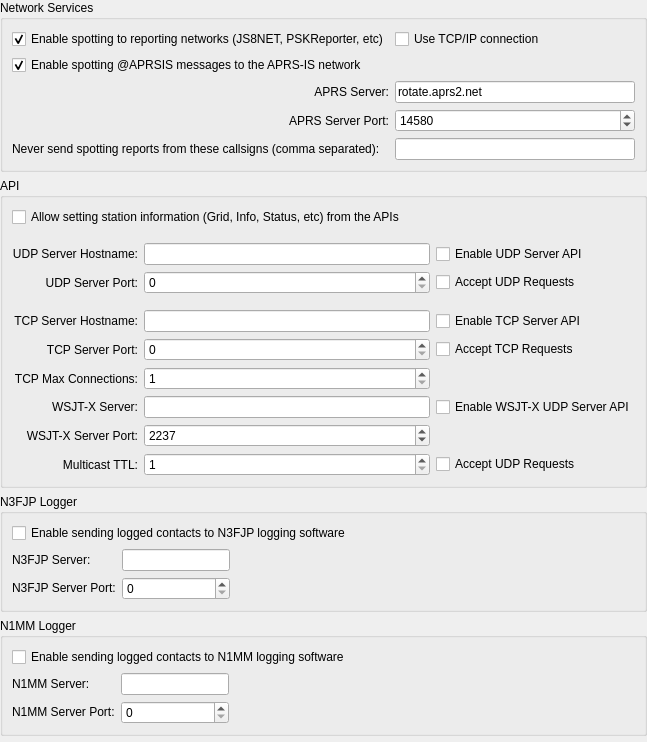
         <widget class="QWidget" name="scrollAreaWidgetContents_6">
          <property name="geometry">
           <rect>
            <x>0</x>
            <y>0</y>
            <width>647</width>
            <height>722</height>
           </rect>
          </property>
          <layout class="QVBoxLayout" name="verticalLayout_30">
           <property name="leftMargin">
            <number>0</number>
           </property>
           <property name="topMargin">
            <number>0</number>
           </property>
           <property name="rightMargin">
            <number>0</number>
           </property>
           <property name="bottomMargin">
            <number>0</number>
           </property>
           <item>
            <widget class="QGroupBox" name="network_group_box">
             <property name="title">
              <string>Network Services</string>
             </property>
             <layout class="QGridLayout" name="gridLayout_9">
              <item row="2" column="0">
               <widget class="QLabel" name="udp_server_label_2">
                <property name="text">
                 <string>APRS Server:</string>
                </property>
                <property name="alignment">
                 <set>Qt::AlignmentFlag::AlignRight|Qt::AlignmentFlag::AlignTrailing|Qt::AlignmentFlag::AlignVCenter</set>
                </property>
                <property name="buddy">
                 <cstring>udp_server_line_edit</cstring>
                </property>
               </widget>
              </item>
              <item row="3" column="0">
               <widget class="QLabel" name="label_18">
                <property name="text">
                 <string>APRS Server Port:</string>
                </property>
                <property name="alignment">
                 <set>Qt::AlignmentFlag::AlignRight|Qt::AlignmentFlag::AlignTrailing|Qt::AlignmentFlag::AlignVCenter</set>
                </property>
                <property name="buddy">
                 <cstring>udp_server_port_spin_box</cstring>
                </property>
               </widget>
              </item>
              <item row="4" column="1" colspan="2">
               <widget class="QLineEdit" name="spot_blacklist_line_edit"/>
              </item>
              <item row="2" column="1" colspan="2">
               <widget class="QLineEdit" name="aprs_server_line_edit">
                <property name="sizePolicy">
                 <sizepolicy hsizetype="Preferred" vsizetype="Fixed">
                  <horstretch>0</horstretch>
                  <verstretch>0</verstretch>
                 </sizepolicy>
                </property>
                <property name="toolTip">
                 <string>&lt;html&gt;&lt;head/&gt;&lt;body&gt;&lt;p&gt;Optional hostname of APRS server to send spots to.&lt;/p&gt;&lt;p&gt;Formats:&lt;/p&gt;&lt;ul style=&quot;margin-top: 0px; margin-bottom: 0px; margin-left: 0px; margin-right: 0px; -qt-list-indent: 1;&quot;&gt;&lt;li style=&quot; margin-top:12px; margin-bottom:0px; margin-left:0px; margin-right:0px; -qt-block-indent:0; text-indent:0px;&quot;&gt;hostname&lt;/li&gt;&lt;li style=&quot; margin-top:0px; margin-bottom:0px; margin-left:0px; margin-right:0px; -qt-block-indent:0; text-indent:0px;&quot;&gt;IPv4 address&lt;/li&gt;&lt;li style=&quot; margin-top:0px; margin-bottom:0px; margin-left:0px; margin-right:0px; -qt-block-indent:0; text-indent:0px;&quot;&gt;IPv6 address&lt;/li&gt;&lt;li style=&quot; margin-top:0px; margin-bottom:0px; margin-left:0px; margin-right:0px; -qt-block-indent:0; text-indent:0px;&quot;&gt;IPv4 multicast group address&lt;/li&gt;&lt;li style=&quot; margin-top:0px; margin-bottom:0px; margin-left:0px; margin-right:0px; -qt-block-indent:0; text-indent:0px;&quot;&gt;IPv6 multicast group address&lt;/li&gt;&lt;/ul&gt;&lt;p&gt;Clearing this field will disable the spotting to APRS.&lt;/p&gt;&lt;/body&gt;&lt;/html&gt;</string>
                </property>
                <property name="inputMethodHints">
                 <set>Qt::InputMethodHint::ImhDigitsOnly</set>
                </property>
                <property name="text">
                 <string>rotate.aprs2.net</string>
                </property>
               </widget>
              </item>
              <item row="0" column="1" colspan="2">
               <widget class="QCheckBox" name="psk_reporter_tcpip_check_box">
                <property name="toolTip">
                 <string>&lt;html&gt;&lt;head/&gt;&lt;body&gt;&lt;p&gt;Check this option if a reliable connection is needed&lt;/p&gt;&lt;p&gt;Most users do not need this, the default uses UDP which is more efficient. Only check this if you have evidence that UDP traffic from you to PSK Reporter is being lost.&lt;/p&gt;&lt;/body&gt;&lt;/html&gt;</string>
                </property>
                <property name="text">
                 <string>Use TCP/IP connection</string>
                </property>
               </widget>
              </item>
              <item row="1" column="0" colspan="2">
               <widget class="QCheckBox" name="enable_aprs_spotting_check_box">
                <property name="text">
                 <string>Enable spotting @APRSIS messages to the APRS-IS network</string>
                </property>
                <property name="checked">
                 <bool>true</bool>
                </property>
               </widget>
              </item>
              <item row="4" column="0">
               <widget class="QLabel" name="label_31">
                <property name="text">
                 <string>Never send spotting reports from these callsigns (comma separated):</string>
                </property>
               </widget>
              </item>
              <item row="3" column="1" colspan="2">
               <widget class="QSpinBox" name="aprs_server_port_spin_box">
                <property name="toolTip">
                 <string>&lt;html&gt;&lt;head/&gt;&lt;body&gt;&lt;p&gt;Enter the service port number of the APRS server that should receive updates. If this is zero no updates will be broadcast.&lt;/p&gt;&lt;/body&gt;&lt;/html&gt;</string>
                </property>
                <property name="minimum">
                 <number>0</number>
                </property>
                <property name="maximum">
                 <number>65534</number>
                </property>
                <property name="value">
                 <number>14580</number>
                </property>
               </widget>
              </item>
              <item row="0" column="0">
               <widget class="QCheckBox" name="psk_reporter_check_box">
                <property name="toolTip">
                 <string>&lt;html&gt;&lt;head/&gt;&lt;body&gt;&lt;p&gt;The program can send your station details and all decoded signals with grid squares as spots to the http://pskreporter.info web site.&lt;/p&gt;&lt;p&gt;This is used for reverse beacon analysis which is very useful for assessing propagation and system performance.&lt;/p&gt;&lt;/body&gt;&lt;/html&gt;</string>
                </property>
                <property name="text">
                 <string>Enable spotting to reporting networks (JS8NET, PSKReporter, etc)</string>
                </property>
                <property name="checked">
                 <bool>true</bool>
                </property>
               </widget>
              </item>
             </layout>
            </widget>
           </item>
           <item>
            <widget class="QGroupBox" name="groupBox_4">
             <property name="title">
              <string>API</string>
             </property>
             <layout class="QGridLayout" name="gridLayout_16">
              <item row="6" column="1">
               <widget class="QLineEdit" name="tcp_server_line_edit"/>
              </item>
              <item row="3" column="1">
               <widget class="QLineEdit" name="udp_server_line_edit">
                <property name="sizePolicy">
                 <sizepolicy hsizetype="Preferred" vsizetype="Fixed">
                  <horstretch>0</horstretch>
                  <verstretch>0</verstretch>
                 </sizepolicy>
                </property>
                <property name="toolTip">
                 <string>&lt;html&gt;&lt;head/&gt;&lt;body&gt;&lt;p&gt;Optional hostname of network service to receive decodes.&lt;/p&gt;&lt;p&gt;Formats:&lt;/p&gt;&lt;ul style=&quot;margin-top: 0px; margin-bottom: 0px; margin-left: 0px; margin-right: 0px; -qt-list-indent: 1;&quot;&gt;&lt;li style=&quot; margin-top:12px; margin-bottom:0px; margin-left:0px; margin-right:0px; -qt-block-indent:0; text-indent:0px;&quot;&gt;hostname&lt;/li&gt;&lt;li style=&quot; margin-top:0px; margin-bottom:0px; margin-left:0px; margin-right:0px; -qt-block-indent:0; text-indent:0px;&quot;&gt;IPv4 address&lt;/li&gt;&lt;li style=&quot; margin-top:0px; margin-bottom:0px; margin-left:0px; margin-right:0px; -qt-block-indent:0; text-indent:0px;&quot;&gt;IPv6 address&lt;/li&gt;&lt;li style=&quot; margin-top:0px; margin-bottom:0px; margin-left:0px; margin-right:0px; -qt-block-indent:0; text-indent:0px;&quot;&gt;IPv4 multicast group address&lt;/li&gt;&lt;li style=&quot; margin-top:0px; margin-bottom:0px; margin-left:0px; margin-right:0px; -qt-block-indent:0; text-indent:0px;&quot;&gt;IPv6 multicast group address&lt;/li&gt;&lt;/ul&gt;&lt;p&gt;Clearing this field will disable the broadcasting of UDP status updates.&lt;/p&gt;&lt;/body&gt;&lt;/html&gt;</string>
                </property>
                <property name="inputMethodHints">
                 <set>Qt::InputMethodHint::ImhDigitsOnly</set>
                </property>
               </widget>
              </item>
              <item row="6" column="2">
               <widget class="QCheckBox" name="tcpEnable">
                <property name="toolTip">
                 <string>&lt;html&gt;&lt;head/&gt;&lt;body&gt;&lt;p&gt;Enable the application to send API information over a TCP Server&lt;/p&gt;&lt;/body&gt;&lt;/html&gt;</string>
                </property>
                <property name="text">
                 <string>Enable TCP Server API</string>
                </property>
               </widget>
              </item>
              <item row="6" column="0">
               <widget class="QLabel" name="label_16">
                <property name="text">
                 <string>TCP Server Hostname:</string>
                </property>
                <property name="alignment">
                 <set>Qt::AlignmentFlag::AlignRight|Qt::AlignmentFlag::AlignTrailing|Qt::AlignmentFlag::AlignVCenter</set>
                </property>
               </widget>
              </item>
              <item row="4" column="1">
               <widget class="QSpinBox" name="udp_server_port_spin_box">
                <property name="toolTip">
                 <string>&lt;html&gt;&lt;head/&gt;&lt;body&gt;&lt;p&gt;Enter the service port number of the UDP server that should receive updates. If this is zero no updates will be broadcast.&lt;/p&gt;&lt;/body&gt;&lt;/html&gt;</string>
                </property>
                <property name="minimum">
                 <number>0</number>
                </property>
                <property name="maximum">
                 <number>65534</number>
                </property>
               </widget>
              </item>
              <item row="7" column="2">
               <widget class="QCheckBox" name="accept_tcp_requests_check_box">
                <property name="toolTip">
                 <string>&lt;html&gt;&lt;head/&gt;&lt;body&gt;&lt;p&gt;With this enabled the app will accept certain requests back from a TCP client that receives decode messages.&lt;/p&gt;&lt;/body&gt;&lt;/html&gt;</string>
                </property>
                <property name="text">
                 <string>Accept TCP Requests</string>
                </property>
               </widget>
              </item>
              <item row="3" column="0">
               <widget class="QLabel" name="udp_server_label">
                <property name="text">
                 <string>UDP Server Hostname:</string>
                </property>
                <property name="alignment">
                 <set>Qt::AlignmentFlag::AlignRight|Qt::AlignmentFlag::AlignTrailing|Qt::AlignmentFlag::AlignVCenter</set>
                </property>
                <property name="buddy">
                 <cstring>udp_server_line_edit</cstring>
                </property>
               </widget>
              </item>
              <item row="7" column="1">
               <widget class="QSpinBox" name="tcp_server_port_spin_box">
                <property name="toolTip">
                 <string>&lt;html&gt;&lt;head/&gt;&lt;body&gt;&lt;p&gt;Enter the service port number of the TCP server. If this is zero then TCP server will not be started.&lt;/p&gt;&lt;/body&gt;&lt;/html&gt;</string>
                </property>
                <property name="maximum">
                 <number>65534</number>
                </property>
               </widget>
              </item>
              <item row="7" column="0">
               <widget class="QLabel" name="label_29">
                <property name="text">
                 <string>TCP Server Port:</string>
                </property>
                <property name="alignment">
                 <set>Qt::AlignmentFlag::AlignRight|Qt::AlignmentFlag::AlignTrailing|Qt::AlignmentFlag::AlignVCenter</set>
                </property>
               </widget>
              </item>
              <item row="8" column="1">
               <widget class="QSpinBox" name="tcp_max_connections_spin_box">
                <property name="toolTip">
                 <string>&lt;html&gt;&lt;head/&gt;&lt;body&gt;&lt;p&gt;Enter the maximum number of API connections allowed to the TCP server&lt;/p&gt;&lt;/body&gt;&lt;/html&gt;</string>
                </property>
                <property name="minimum">
                 <number>1</number>
                </property>
                <property name="maximum">
                 <number>100</number>
                </property>
               </widget>
              </item>
              <item row="4" column="0">
               <widget class="QLabel" name="label_6">
                <property name="text">
                 <string>UDP Server Port:</string>
                </property>
                <property name="alignment">
                 <set>Qt::AlignmentFlag::AlignRight|Qt::AlignmentFlag::AlignTrailing|Qt::AlignmentFlag::AlignVCenter</set>
                </property>
                <property name="buddy">
                 <cstring>udp_server_port_spin_box</cstring>
                </property>
               </widget>
              </item>
              <item row="0" column="0" colspan="2">
               <widget class="QCheckBox" name="use_dynamic_grid">
                <property name="toolTip">
                 <string>&lt;html&gt;&lt;head/&gt;&lt;body&gt;&lt;p&gt;Check to allow changes to grid, qtc, etc from external programs&lt;/p&gt;&lt;/body&gt;&lt;/html&gt;</string>
                </property>
                <property name="text">
                 <string>Allow setting station information (Grid, Info, Status, etc) from the APIs</string>
                </property>
               </widget>
              </item>
              <item row="8" column="0">
               <widget class="QLabel" name="label_30">
                <property name="text">
                 <string>TCP Max Connections:</string>
                </property>
                <property name="alignment">
                 <set>Qt::AlignmentFlag::AlignRight|Qt::AlignmentFlag::AlignTrailing|Qt::AlignmentFlag::AlignVCenter</set>
                </property>
               </widget>
              </item>
              <item row="9" column="0">
               <widget class="QLabel" name="wsjtx_server_label">
                <property name="text">
                 <string>WSJT-X Server:</string>
                </property>
                <property name="alignment">
                 <set>Qt::AlignmentFlag::AlignRight|Qt::AlignmentFlag::AlignTrailing|Qt::AlignmentFlag::AlignVCenter</set>
                </property>
                <property name="buddy">
                 <cstring>wsjtx_server_line_edit</cstring>
                </property>
               </widget>
              </item>
              <item row="9" column="1">
               <widget class="QLineEdit" name="wsjtx_server_line_edit">
                <property name="sizePolicy">
                 <sizepolicy hsizetype="Preferred" vsizetype="Fixed">
                  <horstretch>0</horstretch>
                  <verstretch>0</verstretch>
                 </sizepolicy>
                </property>
                <property name="toolTip">
                 <string>&lt;html&gt;&lt;head/&gt;&lt;body&gt;&lt;p&gt;Optional hostname of network service to receive WSJT-X protocol messages.&lt;/p&gt;&lt;p&gt;Formats:&lt;/p&gt;&lt;ul style=&quot;margin-top: 0px; margin-bottom: 0px; margin-left: 0px; margin-right: 0px; -qt-list-indent: 1;&quot;&gt;&lt;li style=&quot; margin-top:12px; margin-bottom:0px; margin-left:0px; margin-right:0px; -qt-block-indent:0; text-indent:0px;&quot;&gt;hostname&lt;/li&gt;&lt;li style=&quot; margin-top:0px; margin-bottom:0px; margin-left:0px; margin-right:0px; -qt-block-indent:0; text-indent:0px;&quot;&gt;IPv4 address&lt;/li&gt;&lt;li style=&quot; margin-top:0px; margin-bottom:0px; margin-left:0px; margin-right:0px; -qt-block-indent:0; text-indent:0px;&quot;&gt;IPv6 address&lt;/li&gt;&lt;li style=&quot; margin-top:0px; margin-bottom:0px; margin-left:0px; margin-right:0px; -qt-block-indent:0; text-indent:0px;&quot;&gt;IPv4 multicast group address&lt;/li&gt;&lt;li style=&quot; margin-top:0px; margin-bottom:0px; margin-left:0px; margin-right:0px; -qt-block-indent:0; text-indent:0px;&quot;&gt;IPv6 multicast group address&lt;/li&gt;&lt;/ul&gt;&lt;p&gt;Clearing this field will disable the broadcasting of WSJT-X protocol messages.&lt;/p&gt;&lt;/body&gt;&lt;/html&gt;</string>
                </property>
                <property name="inputMethodHints">
                 <set>Qt::InputMethodHint::ImhDigitsOnly</set>
                </property>
               </widget>
              </item>
              <item row="9" column="2">
               <widget class="QCheckBox" name="wsjtx_enable_check_box">
                <property name="toolTip">
                 <string>&lt;html&gt;&lt;head/&gt;&lt;body&gt;&lt;p&gt;Enable the application to send WSJT-X protocol information to UDP Servers&lt;/p&gt;&lt;/body&gt;&lt;/html&gt;</string>
                </property>
                <property name="text">
                 <string>Enable WSJT-X UDP Server API</string>
                </property>
               </widget>
              </item>
              <item row="10" column="0">
               <widget class="QLabel" name="wsjtx_server_port_label">
                <property name="text">
                 <string>WSJT-X Server Port:</string>
                </property>
                <property name="alignment">
                 <set>Qt::AlignmentFlag::AlignRight|Qt::AlignmentFlag::AlignTrailing|Qt::AlignmentFlag::AlignVCenter</set>
                </property>
                <property name="buddy">
                 <cstring>wsjtx_server_port_spin_box</cstring>
                </property>
               </widget>
              </item>
              <item row="10" column="1">
               <widget class="QSpinBox" name="wsjtx_server_port_spin_box">
                <property name="toolTip">
                 <string>&lt;html&gt;&lt;head/&gt;&lt;body&gt;&lt;p&gt;Enter the service port number of the WSJT-X UDP server that should receive updates. If this is zero no updates will be sent. Default is 2237.&lt;/p&gt;&lt;/body&gt;&lt;/html&gt;</string>
                </property>
                <property name="minimum">
                 <number>0</number>
                </property>
                <property name="maximum">
                 <number>65534</number>
                </property>
                <property name="value">
                 <number>2237</number>
                </property>
               </widget>
              </item>
              <item row="11" column="0">
               <widget class="QLabel" name="wsjtx_TTL_label">
                <property name="text">
                 <string>Multicast TTL:</string>
                </property>
                <property name="alignment">
                 <set>Qt::AlignmentFlag::AlignRight|Qt::AlignmentFlag::AlignTrailing|Qt::AlignmentFlag::AlignVCenter</set>
                </property>
                <property name="buddy">
                 <cstring>wsjtx_TTL_spin_box</cstring>
                </property>
               </widget>
              </item>
              <item row="11" column="1">
               <widget class="QSpinBox" name="wsjtx_TTL_spin_box">
                <property name="toolTip">
                 <string>&lt;html&gt;&lt;head/&gt;&lt;body&gt;&lt;p&gt;Sets the number of router hops that multicast datagrams are allowed to make. Almost everyone should set this to 1 to keep outgoing multicast traffic within the local subnet.&lt;/p&gt;&lt;/body&gt;&lt;/html&gt;</string>
                </property>
                <property name="minimum">
                 <number>1</number>
                </property>
                <property name="maximum">
                 <number>255</number>
                </property>
                <property name="value">
                 <number>1</number>
                </property>
               </widget>
              </item>
              <item row="11" column="2">
               <widget class="QCheckBox" name="wsjtx_accept_requests_check_box">
                <property name="toolTip">
                 <string>&lt;html&gt;&lt;head/&gt;&lt;body&gt;&lt;p&gt;With this enabled JS8Call will accept certain requests from a UDP client sending WSJT-X protocol messages.&lt;/p&gt;&lt;/body&gt;&lt;/html&gt;</string>
                </property>
                <property name="text">
                 <string>Accept UDP Requests</string>
                </property>
               </widget>
              </item>
              <item row="1" column="0" colspan="3">
               <spacer name="verticalSpacer_8">
                <property name="orientation">
                 <enum>Qt::Orientation::Vertical</enum>
                </property>
                <property name="sizeType">
                 <enum>QSizePolicy::Policy::Fixed</enum>
                </property>
                <property name="sizeHint" stdset="0">
                 <size>
                  <width>20</width>
                  <height>10</height>
                 </size>
                </property>
               </spacer>
              </item>
              <item row="5" column="0" colspan="3">
               <spacer name="verticalSpacer_20">
                <property name="orientation">
                 <enum>Qt::Orientation::Vertical</enum>
                </property>
                <property name="sizeType">
                 <enum>QSizePolicy::Policy::Fixed</enum>
                </property>
                <property name="sizeHint" stdset="0">
                 <size>
                  <width>20</width>
                  <height>10</height>
                 </size>
                </property>
               </spacer>
              </item>
              <item row="4" column="2">
               <widget class="QCheckBox" name="accept_udp_requests_check_box">
                <property name="toolTip">
                 <string>&lt;html&gt;&lt;head/&gt;&lt;body&gt;&lt;p&gt;With this enabled the app will accept certain requests back from a UDP server that receives decode messages.&lt;/p&gt;&lt;/body&gt;&lt;/html&gt;</string>
                </property>
                <property name="text">
                 <string>Accept UDP Requests</string>
                </property>
               </widget>
              </item>
              <item row="3" column="2">
               <widget class="QCheckBox" name="udpEnable">
                <property name="toolTip">
                 <string>&lt;html&gt;&lt;head/&gt;&lt;body&gt;&lt;p&gt;Enable the application to send API information to UDP Servers&lt;/p&gt;&lt;/body&gt;&lt;/html&gt;</string>
                </property>
                <property name="text">
                 <string>Enable UDP Server API</string>
                </property>
               </widget>
              </item>
             </layout>
            </widget>
           </item>
           <item>
            <widget class="QGroupBox" name="groupBox_11">
             <property name="title">
              <string>N3FJP Logger</string>
             </property>
             <layout class="QFormLayout" name="formLayout_12">
              <item row="0" column="0">
               <widget class="QCheckBox" name="enable_n3fjp_broadcast_check_box">
                <property name="text">
                 <string>Enable sending logged contacts to N3FJP logging software</string>
                </property>
               </widget>
              </item>
              <item row="1" column="0">
               <layout class="QFormLayout" name="formLayout_20">
                <item row="0" column="0">
                 <widget class="QLabel" name="n3fjp_server_name_label">
                  <property name="text">
                   <string>&lt;html&gt;&lt;head/&gt;&lt;body&gt;&lt;p&gt;N3FJP Server:&lt;/p&gt;&lt;/body&gt;&lt;/html&gt;</string>
                  </property>
                 </widget>
                </item>
                <item row="0" column="1">
                 <widget class="QLineEdit" name="n3fjp_server_name_line_edit">
                  <property name="toolTip">
                   <string>&lt;html&gt;&lt;head/&gt;&lt;body&gt;&lt;p&gt;Optional host name of N3FJP software to receive logged contacts. This is usually 'localhost' or ip address 127.0.0.1&lt;/p&gt;&lt;p&gt;Formats:&lt;/p&gt;&lt;ul style=&quot;margin-top: 0px; margin-bottom: 0px; margin-left: 0px; margin-right: 0px; -qt-list-indent: 1;&quot;&gt;&lt;li style=&quot; margin-top:12px; margin-bottom:0px; margin-left:0px; margin-right:0px; -qt-block-indent:0; text-indent:0px;&quot;&gt;hostname&lt;/li&gt;&lt;li style=&quot; margin-top:0px; margin-bottom:0px; margin-left:0px; margin-right:0px; -qt-block-indent:0; text-indent:0px;&quot;&gt;IPv4 address&lt;/li&gt;&lt;li style=&quot; margin-top:0px; margin-bottom:0px; margin-left:0px; margin-right:0px; -qt-block-indent:0; text-indent:0px;&quot;&gt;IPv6 address&lt;/li&gt;&lt;li style=&quot; margin-top:0px; margin-bottom:0px; margin-left:0px; margin-right:0px; -qt-block-indent:0; text-indent:0px;&quot;&gt;IPv4 multicast group address&lt;/li&gt;&lt;li style=&quot; margin-top:0px; margin-bottom:0px; margin-left:0px; margin-right:0px; -qt-block-indent:0; text-indent:0px;&quot;&gt;IPv6 multicast group address&lt;/li&gt;&lt;/ul&gt;&lt;p&gt;Clearing this field will disable broadcasting of ADIF information via UDP.&lt;/p&gt;&lt;/body&gt;&lt;/html&gt;</string>
                  </property>
                 </widget>
                </item>
                <item row="1" column="0">
                 <widget class="QLabel" name="n3fjp_server_port_label">
                  <property name="text">
                   <string>&lt;html&gt;&lt;head/&gt;&lt;body&gt;&lt;p&gt;N3FJP Server Port:&lt;/p&gt;&lt;/body&gt;&lt;/html&gt;</string>
                  </property>
                 </widget>
                </item>
                <item row="1" column="1">
                 <widget class="QSpinBox" name="n3fjp_server_port_spin_box">
                  <property name="toolTip">
                   <string>&lt;html&gt;&lt;head/&gt;&lt;body&gt;&lt;p&gt;Enter the port number that should be used for N3FJP log information. For N3FJP, this value should be 1100. If this is zero, no contacts will be sent.&lt;/p&gt;&lt;/body&gt;&lt;/html&gt;</string>
                  </property>
                 </widget>
                </item>
               </layout>
              </item>
             </layout>
            </widget>
           </item>
           <item>
            <widget class="QGroupBox" name="n1mm_group_box">
             <property name="title">
              <string>N1MM Logger</string>
             </property>
             <layout class="QFormLayout" name="formLayout_15">
              <property name="fieldGrowthPolicy">
               <enum>QFormLayout::FieldGrowthPolicy::AllNonFixedFieldsGrow</enum>
              </property>
              <item row="0" column="0">
               <widget class="QCheckBox" name="enable_n1mm_broadcast_check_box">
                <property name="toolTip">
                 <string>&lt;html&gt;&lt;head/&gt;&lt;body&gt;&lt;p&gt;When checked, the app will broadcast a logged contact in ADIF format to the configured hostname and port. &lt;/p&gt;&lt;/body&gt;&lt;/html&gt;</string>
                </property>
                <property name="text">
                 <string>Enable sending logged contacts to N1MM logging software</string>
                </property>
               </widget>
              </item>
              <item row="1" column="0">
               <layout class="QFormLayout" name="formLayout_22">
                <item row="0" column="0">
                 <widget class="QLabel" name="n1mm_server_name_label">
                  <property name="text">
                   <string>&lt;html&gt;&lt;head/&gt;&lt;body&gt;&lt;p&gt;N1MM Server:&lt;/p&gt;&lt;/body&gt;&lt;/html&gt;</string>
                  </property>
                 </widget>
                </item>
                <item row="0" column="1">
                 <widget class="QLineEdit" name="n1mm_server_name_line_edit">
                  <property name="toolTip">
                   <string>&lt;html&gt;&lt;head/&gt;&lt;body&gt;&lt;p&gt;Optional host name of N1MM Logger+ program to receive ADIF UDP broadcasts. This is usually 'localhost' or ip address 127.0.0.1&lt;/p&gt;&lt;p&gt;Formats:&lt;/p&gt;&lt;ul style=&quot;margin-top: 0px; margin-bottom: 0px; margin-left: 0px; margin-right: 0px; -qt-list-indent: 1;&quot;&gt;&lt;li style=&quot; margin-top:12px; margin-bottom:0px; margin-left:0px; margin-right:0px; -qt-block-indent:0; text-indent:0px;&quot;&gt;hostname&lt;/li&gt;&lt;li style=&quot; margin-top:0px; margin-bottom:0px; margin-left:0px; margin-right:0px; -qt-block-indent:0; text-indent:0px;&quot;&gt;IPv4 address&lt;/li&gt;&lt;li style=&quot; margin-top:0px; margin-bottom:0px; margin-left:0px; margin-right:0px; -qt-block-indent:0; text-indent:0px;&quot;&gt;IPv6 address&lt;/li&gt;&lt;li style=&quot; margin-top:0px; margin-bottom:0px; margin-left:0px; margin-right:0px; -qt-block-indent:0; text-indent:0px;&quot;&gt;IPv4 multicast group address&lt;/li&gt;&lt;li style=&quot; margin-top:0px; margin-bottom:0px; margin-left:0px; margin-right:0px; -qt-block-indent:0; text-indent:0px;&quot;&gt;IPv6 multicast group address&lt;/li&gt;&lt;/ul&gt;&lt;p&gt;Clearing this field will disable broadcasting of ADIF information via UDP.&lt;/p&gt;&lt;/body&gt;&lt;/html&gt;</string>
                  </property>
                 </widget>
                </item>
                <item row="1" column="0">
                 <widget class="QLabel" name="n1mm_server_port_label">
                  <property name="text">
                   <string>&lt;html&gt;&lt;head/&gt;&lt;body&gt;&lt;p&gt;N1MM Server Port:&lt;/p&gt;&lt;/body&gt;&lt;/html&gt;</string>
                  </property>
                 </widget>
                </item>
                <item row="1" column="1">
                 <widget class="QSpinBox" name="n1mm_server_port_spin_box">
                  <property name="toolTip">
                   <string>&lt;html&gt;&lt;head/&gt;&lt;body&gt;&lt;p&gt;Enter the port number that should be used for UDP broadcasts of ADIF log information. For N1MM Logger+, this value should be 2333. If this is zero, no updates will be broadcast.&lt;/p&gt;&lt;/body&gt;&lt;/html&gt;</string>
                  </property>
                 </widget>
                </item>
               </layout>
              </item>
             </layout>
            </widget>
           </item>
           <item>
            <widget class="QWidget" name="aprsForm" native="true">
             <property name="minimumSize">
              <size>
               <width>0</width>
               <height>0</height>
              </size>
             </property>
             <layout class="QVBoxLayout" name="verticalLayout_36">
              <property name="spacing">
               <number>0</number>
              </property>
              <property name="leftMargin">
               <number>0</number>
              </property>
              <property name="topMargin">
               <number>0</number>
              </property>
              <property name="rightMargin">
               <number>0</number>
              </property>
              <property name="bottomMargin">
               <number>0</number>
              </property>
             </layout>
            </widget>
           </item>
           <item>
            <spacer name="verticalSpacer_7">
             <property name="orientation">
              <enum>Qt::Orientation::Vertical</enum>
             </property>
             <property name="sizeHint" stdset="0">
              <size>
               <width>20</width>
               <height>40</height>
              </size>
             </property>
            </spacer>
           </item>
           <item>
            <spacer name="verticalSpacer_4">
             <property name="orientation">
              <enum>Qt::Orientation::Vertical</enum>
             </property>
             <property name="sizeHint" stdset="0">
              <size>
               <width>0</width>
               <height>0</height>
              </size>
             </property>
            </spacer>
           </item>
          </layout>
         </widget>
